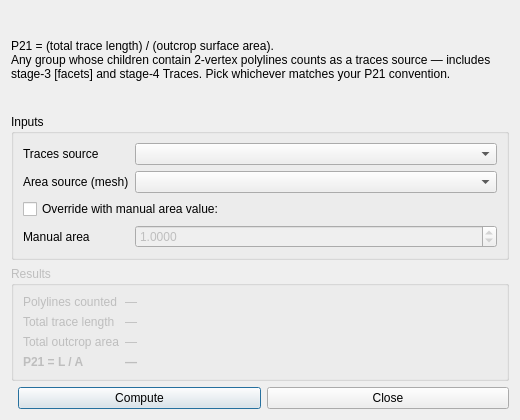
<?xml version="1.0" encoding="UTF-8"?>
<ui version="4.0">
 <class>P21Dialog</class>
 <widget class="QDialog" name="P21Dialog">
  <property name="geometry">
   <rect><x>0</x><y>0</y><width>520</width><height>420</height></rect>
  </property>
  <property name="windowTitle">
   <string>qTracer — Compute P21 (trace intensity)</string>
  </property>
  <layout class="QVBoxLayout" name="mainLayout">
   <item>
    <widget class="QLabel" name="infoLabel">
     <property name="text">
      <string>P21 = (total trace length) / (outcrop surface area).
Any group whose children contain 2-vertex polylines counts as a traces source — includes stage-3 [facets] and stage-4 Traces. Pick whichever matches your P21 convention.</string>
     </property>
     <property name="wordWrap"><bool>true</bool></property>
    </widget>
   </item>

   <item>
    <widget class="QGroupBox" name="inputsGroup">
     <property name="title"><string>Inputs</string></property>
     <layout class="QFormLayout">
      <item row="0" column="0"><widget class="QLabel"><property name="text"><string>Traces source</string></property></widget></item>
      <item row="0" column="1">
       <widget class="QComboBox" name="tracesComboBox">
        <property name="toolTip"><string>Any DB entity whose descendants include 2-vertex polylines (qTracer stage-3 [facets] or stage-4 Traces groups).</string></property>
       </widget>
      </item>

      <item row="1" column="0"><widget class="QLabel"><property name="text"><string>Area source (mesh)</string></property></widget></item>
      <item row="1" column="1">
       <widget class="QComboBox" name="areaComboBox">
        <property name="toolTip"><string>Any ccMesh in the DB. Area is computed via the sum of triangle areas.</string></property>
       </widget>
      </item>

      <item row="2" column="0" colspan="2">
       <widget class="QCheckBox" name="manualAreaCheckBox">
        <property name="text"><string>Override with manual area value:</string></property>
        <property name="checked"><bool>false</bool></property>
       </widget>
      </item>
      <item row="3" column="0"><widget class="QLabel"><property name="text"><string>Manual area</string></property></widget></item>
      <item row="3" column="1">
       <widget class="QDoubleSpinBox" name="manualAreaSpinBox">
        <property name="enabled"><bool>false</bool></property>
        <property name="decimals"><number>4</number></property>
        <property name="minimum"><double>0.000010000000000</double></property>
        <property name="maximum"><double>1000000000.000000000000000</double></property>
        <property name="singleStep"><double>0.100000000000000</double></property>
        <property name="value"><double>1.000000000000000</double></property>
       </widget>
      </item>
     </layout>
    </widget>
   </item>

   <item>
    <widget class="QGroupBox" name="resultsGroup">
     <property name="title"><string>Results</string></property>
     <property name="enabled"><bool>false</bool></property>
     <layout class="QFormLayout">
      <item row="0" column="0"><widget class="QLabel"><property name="text"><string>Polylines counted</string></property></widget></item>
      <item row="0" column="1"><widget class="QLabel" name="tracesCountLabel"><property name="text"><string>—</string></property></widget></item>

      <item row="1" column="0"><widget class="QLabel"><property name="text"><string>Total trace length</string></property></widget></item>
      <item row="1" column="1"><widget class="QLabel" name="totalLengthLabel"><property name="text"><string>—</string></property><property name="textInteractionFlags"><set>Qt::TextSelectableByMouse</set></property></widget></item>

      <item row="2" column="0"><widget class="QLabel"><property name="text"><string>Total outcrop area</string></property></widget></item>
      <item row="2" column="1"><widget class="QLabel" name="totalAreaLabel"><property name="text"><string>—</string></property><property name="textInteractionFlags"><set>Qt::TextSelectableByMouse</set></property></widget></item>

      <item row="3" column="0">
       <widget class="QLabel">
        <property name="text"><string>P21 = L / A</string></property>
        <property name="styleSheet"><string>font-weight: bold;</string></property>
       </widget>
      </item>
      <item row="3" column="1">
       <widget class="QLabel" name="p21Label">
        <property name="text"><string>—</string></property>
        <property name="textInteractionFlags"><set>Qt::TextSelectableByMouse</set></property>
        <property name="styleSheet"><string>font-weight: bold;</string></property>
       </widget>
      </item>
     </layout>
    </widget>
   </item>

   <item>
    <layout class="QHBoxLayout">
     <item>
      <spacer><property name="orientation"><enum>Qt::Horizontal</enum></property></spacer>
     </item>
     <item>
      <widget class="QPushButton" name="computeButton">
       <property name="text"><string>Compute</string></property>
       <property name="default"><bool>true</bool></property>
      </widget>
     </item>
     <item>
      <widget class="QPushButton" name="closeButton">
       <property name="text"><string>Close</string></property>
      </widget>
     </item>
    </layout>
   </item>
  </layout>
 </widget>
</ui>
